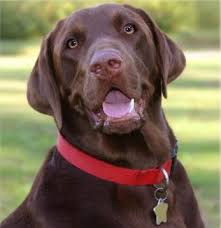
#> input picture brownLab.jpeg, 221 x 228 px, found by its file name
$ python ascii_generator.py
#> lines starting #> are read from the running program, lines starting #| are printed output that depends on the picture
#created by @ethans33 8/1/2020

from PIL import Image
import math
import numpy as np
import os

im = Image.open("/Users/ethan/Documents/Python/brownLab.jpeg")
#> im is the input picture: PIL image 221x228 RGB; mean R, G, B 121.9, 107.5, 85.1
im = im.convert("L")
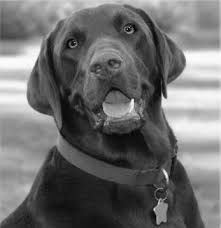
#> im: PIL image 221x228 L; min 2, max 253, mean 109.3
pixels = im.load()
symbols = "-!@#$%?&*:~"

symbolsAndValues = {}

tempLastNum = 0
for i in range(1, len(symbols)):
    symbolsAndValues[symbols[i]] = tempLastNum, math.floor(i * 255 / len(symbols))
    tempLastNum = math.floor(i * 255 / len(symbols))

symbolArray = np.empty((im.size[0],im.size[1]), str)
for x in range(im.size[0]):
    for y in range(im.size[1]):
        for symbol in symbolsAndValues:
            if pixels[x,y] >= symbolsAndValues[symbol][0] and pixels[x,y] <= symbolsAndValues[symbol][1]:
                symbolArray[x][y] = symbol

with open(os.path.expanduser("~/Desktop/ascii_art.txt"), "w") as file:
    file.truncate(0)
    for y in range(len(symbolArray)):
        for x in symbolArray[y]:
            if x != len(symbolArray[y]):
                file.write(x)
            else:
                file.write(x + "\n")
